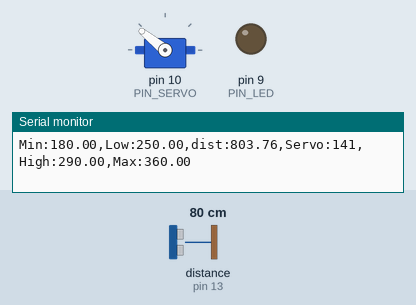
Recording of a sketch running on a simulated Arduino Uno, built with avr-gcc and run on an emulated ATmega328P. Shown: servo, output pins drawn as LEDs (lit = HIGH), the last lines printed to the serial monitor. Wiring (inferred from the names in the program): ultrasonic range finder: trigger pin 12; echo pin 13. The test bench sets the inputs (shaded band); at power-on: distance to the obstacle (sensor on pin 13) 80 cm. The echo pulse lasts 58.3 µs per cm; pins used as bus, display or sensor lines are not drawn.

Above: at 1.2 s.
1.3 s: distance to the obstacle (sensor on pin 13) set to 35 cm
At 1.48 s:
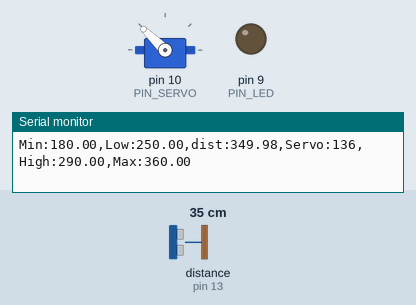
3.1 s: distance to the obstacle (sensor on pin 13) set to 18 cm
At 4.4 s:
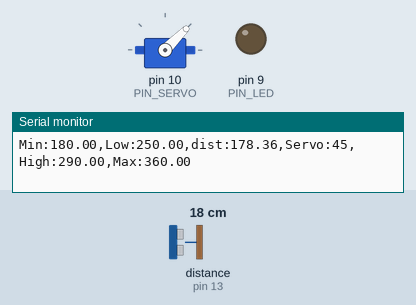
5.2 s: distance to the obstacle (sensor on pin 13) set to 35 cm
At 7.2 s:
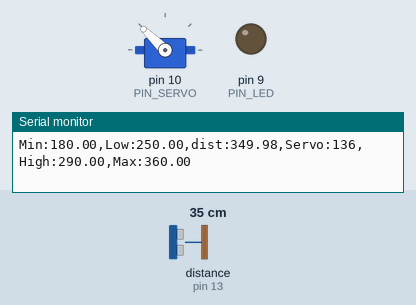
Timing chart, 0 to 8.7 s (numbered marks = the images above; inputs shaded):
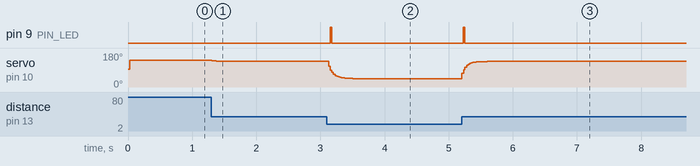

The sketch:

sketch_oct13a.ino
```cpp
#include <Servo.h>

#define PIN_LED   9
#define PIN_TRIG  12
#define PIN_ECHO  13
#define PIN_SERVO 10

#define SND_VEL 346.0
#define INTERVAL 25
#define PULSE_DURATION 10
#define _DIST_MIN 180.0
#define _DIST_MAX 360.0

#define TIMEOUT ((unsigned long)((INTERVAL / 2.0) * 1000.0))
#define SCALE (0.001 * 0.5 * SND_VEL)

#define _EMA_ALPHA 0.3

#define _TARGET_LOW  250.0
#define _TARGET_HIGH 290.0

#define _DUTY_MIN 1000
#define _DUTY_NEU 1500
#define _DUTY_MAX 2000

float dist_ema = _DIST_MAX, dist_prev = _DIST_MAX;
unsigned long last_sampling_time = 0;

Servo myservo;

static inline float clampf(float x, float lo, float hi) {
  return x < lo ? lo : (x > hi ? hi : x);
}

static inline int mapDistToAngle(float d_mm) {
  if (d_mm <= _DIST_MIN) return 0;
  if (d_mm >= _DIST_MAX) return 180;
  float r = (d_mm - _DIST_MIN) / (_DIST_MAX - _DIST_MIN);
  return (int)(r * 180.0f + 0.5f);
}

static inline int angleToUS(int angle) {
  return _DUTY_MIN + (int)((_DUTY_MAX - _DUTY_MIN) * (angle / 180.0f) + 0.5f);
}

void setup() {
  pinMode(PIN_LED, OUTPUT);
  pinMode(PIN_TRIG, OUTPUT);
  pinMode(PIN_ECHO, INPUT);
  digitalWrite(PIN_TRIG, LOW);

  myservo.attach(PIN_SERVO);
  myservo.writeMicroseconds(_DUTY_NEU);

  Serial.begin(57600);
  last_sampling_time = millis();
}

void loop() {
  if (millis() < last_sampling_time + INTERVAL) return;
  last_sampling_time += INTERVAL;

  float dist_raw = USS_measure(PIN_TRIG, PIN_ECHO);
  float dist_filtered;

  if ((dist_raw == 0.0) || (dist_raw > _DIST_MAX) || (dist_raw < _DIST_MIN)) {
    dist_filtered = dist_prev;
  } else {
    dist_filtered = dist_raw;
    dist_prev = dist_raw;
  }

  dist_ema = _EMA_ALPHA * dist_filtered + (1.0f - _EMA_ALPHA) * dist_ema;

  int angle = mapDistToAngle(dist_ema);
  myservo.write(angle);
  myservo.writeMicroseconds(angleToUS(angle));

  if (dist_ema >= _TARGET_LOW && dist_ema <= _TARGET_HIGH) digitalWrite(PIN_LED, HIGH);
  else digitalWrite(PIN_LED, LOW);

  Serial.print("Min:");    Serial.print(_DIST_MIN);
  Serial.print(",Low:");   Serial.print(_TARGET_LOW);
  Serial.print(",dist:");  Serial.print(dist_raw);
  Serial.print(",Servo:"); Serial.print(myservo.read());
  Serial.print(",High:");  Serial.print(_TARGET_HIGH);
  Serial.print(",Max:");   Serial.print(_DIST_MAX);
  Serial.println("");
}

float USS_measure(int TRIG, int ECHO) {
  digitalWrite(TRIG, HIGH);
  delayMicroseconds(PULSE_DURATION);
  digitalWrite(TRIG, LOW);
  return pulseIn(ECHO, HIGH, TIMEOUT) * SCALE;
}
```

Measured:
- after the input at 1.3 s, servo on pin 10 (PIN_SERVO): 141° → 136° at once
- after the input at 3.1 s, pin 9 (PIN_LED): LOW → HIGH after 0.05 s, → LOW 0.02 s later; servo on pin 10 (PIN_SERVO): moves from 136° to 45° over 0.37 s, starting at once
- after the input at 5.2 s, pin 9 (PIN_LED): LOW → HIGH at once, → LOW 0.02 s later; servo on pin 10 (PIN_SERVO): moves from 45° to 136° over 0.40 s, starting at once
